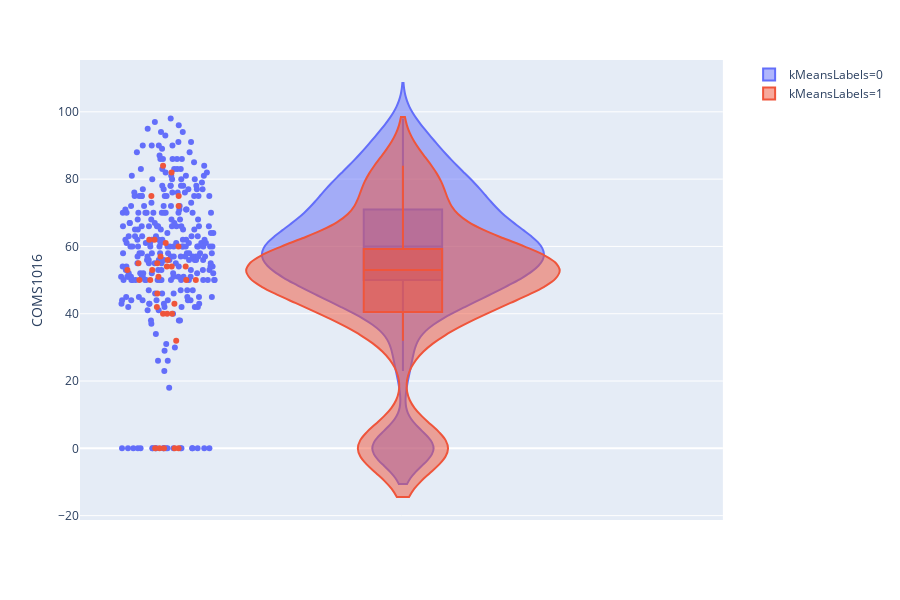

Notebook source saved alongside this figure:
### Code cell
fig = px.violin(df_comb, y="COMS1016", x=None, color="kMeansLabels", box=True, points="all", hover_data = None, violinmode='overlay')
fig.show()

### Figure 1 — Plotly figure (JSON) as saved in the notebook; plotly's stock layout.template omitted (floating-point values rounded to 4 significant figures; data arrays with more than 128 entries replaced by an {"elided": "..."} marker saying what was removed)
{"data": [{"alignmentgroup": "True", "box": {"visible": true}, "hoverlabel": {"namelength": 0}, "hovertemplate": "kMeansLabels=0<br>COMS1016=%{y}", "legendgroup": "kMeansLabels=0", "marker": {"color": "#636efa"}, "name": "kMeansLabels=0", "offsetgroup": "kMeansLabels=0", "orientation": "v", "points": "all", "scalegroup": "True", "showlegend": true, "type": "violin", "x0": " ", "xaxis": "x", "y": {"elided": "296 int values"}, "y0": " ", "yaxis": "y"}, {"alignmentgroup": "True", "box": {"visible": true}, "hoverlabel": {"namelength": 0}, "hovertemplate": "kMeansLabels=1<br>COMS1016=%{y}", "legendgroup": "kMeansLabels=1", "marker": {"color": "#EF553B"}, "name": "kMeansLabels=1", "offsetgroup": "kMeansLabels=1", "orientation": "v", "points": "all", "scalegroup": "True", "showlegend": true, "type": "violin", "x0": " ", "xaxis": "x", "y": [75, 54, 0, 54, 50, 43, 46, 40, 50, 62, 0, 51, 55, 0, 40, 60, 75, 50, 42, 53, 84, 53, 61, 82, 56, 54, 55, 0, 62, 72, 32, 40, 50, 57, 0], "y0": " ", "yaxis": "y"}], "layout": {"height": 600, "legend": {"tracegroupgap": 0}, "margin": {"t": 60}, "violinmode": "overlay", "xaxis": {"anchor": "y", "domain": [0, 0.98]}, "yaxis": {"anchor": "x", "domain": [0, 1], "title": {"text": "COMS1016"}}}}
